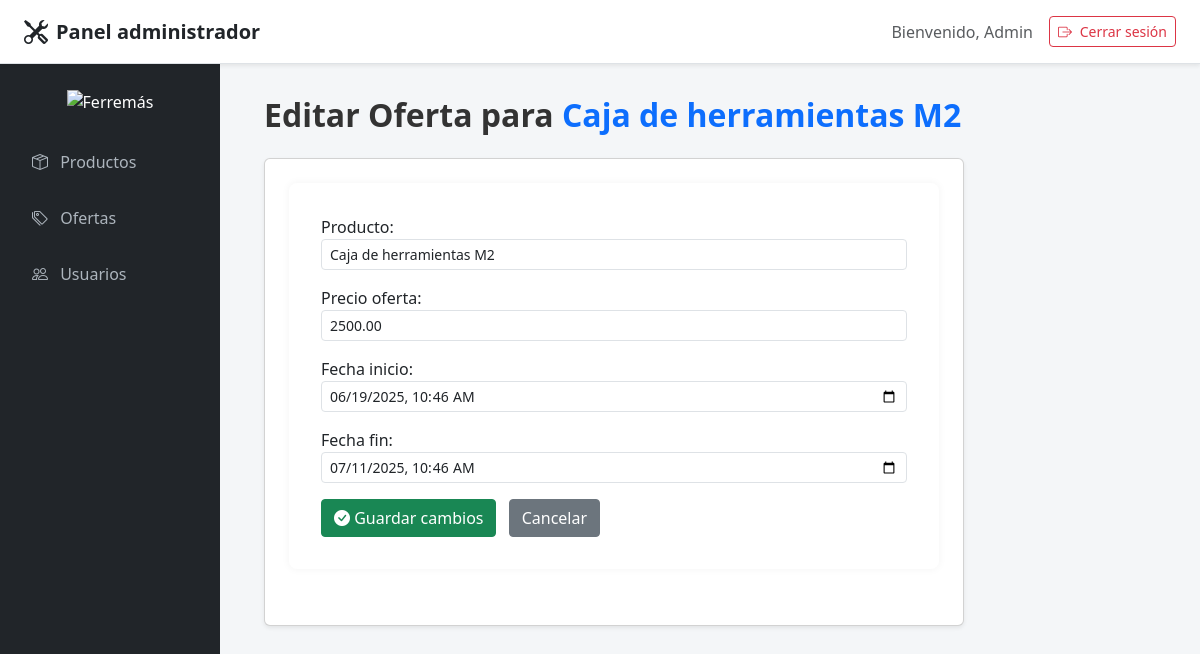
Screenshot of /adminpanel/ofertas/editar/10/ (signed in) with the database file from the repository.
### tienda/models.py (models this page shows, shortened)
class Oferta(models.Model):
    producto = models.ForeignKey(Producto, on_delete=models.CASCADE, related_name='ofertas')
    precio_oferta = models.DecimalField(max_digits=10, decimal_places=2)
    fecha_inicio = models.DateTimeField()
    fecha_fin = models.DateTimeField()

class Producto(models.Model):
    CATEGORIAS = [
        ('herramientas', 'Herramientas'),
        ('herramientas_electricas', 'Herramientas Eléctricas'),
        ('herramientas_manuales', 'Herramientas Manuales'),
        ('materiales', 'Materiales'),
        ('accesorios', 'Accesorios'),
        ('pinturas', 'Pinturas'),
        ('electricidad', 'Electricidad'),
        ('inalambricas', 'Inalámbricas'),
        ('medicion', 'Medición'),
    ]
    nombre = models.CharField(max_length=255)
    descripcion = models.TextField()
    categoria = models.CharField(max_length=100, choices=CATEGORIAS)
    stock = models.IntegerField()
    imagen = models.ImageField(upload_to='static/productos/')
    activo = models.BooleanField(default=True)
    def __str__(self):
        return self.nombre

### adminpanel/views.py (the view)
# urls.py: path('ofertas/editar/<int:oferta_id>/', views.editar_oferta, name='editar_oferta'),
@login_required
@user_passes_test(lambda u: u.is_staff)
def editar_oferta(request, oferta_id):
    oferta = get_object_or_404(Oferta, id=oferta_id)
    if request.method == 'POST':
        form = OfertaForm(request.POST, instance=oferta)
        if form.is_valid():
            form.save()
            messages.success(request, "Oferta editada correctamente.")
            return redirect('panel_ofertas')
    else:
        form = OfertaForm(instance=oferta)
    return render(request, 'adminpanel/editar_oferta.html', {'form': form, 'oferta': oferta})

### tienda/forms.py (shortened to what this page needs)
class OfertaForm(forms.ModelForm):
    class Meta:
        model = Oferta
        fields = ['producto', 'precio_oferta', 'fecha_inicio', 'fecha_fin']
        widgets = {
            'producto': forms.Select(attrs={'class': 'form-control form-control-sm'}),
            'precio_oferta': forms.NumberInput(attrs={'class': 'form-control form-control-sm'}),
            'fecha_inicio': forms.DateTimeInput(attrs={'type': 'datetime-local', 'class': 'form-control form-control-sm'}),
            'fecha_fin': forms.DateTimeInput(attrs={'type': 'datetime-local', 'class': 'form-control form-control-sm'}),
        }

### tienda/context_processors.py (called while the page is built, shortened)
def carrito_context(request):
    carrito = request.session.get('carrito', {})
    items = []
    total = 0
    return {
        'carrito_items': items,
        'carrito_total': total
    }

### adminpanel/templates/adminpanel/editar_oferta.html (shortened to what this page needs)
{% extends 'base_admin.html' %}
{% block content %}
<div class="container-fluid">
  <h2 class="mb-4 fw-bold">Editar Oferta para <span class="text-primary">{{ oferta.producto.nombre }}</span></h2>
  <div class="card shadow-sm p-4 bg-white rounded" style="max-width: 700px;">
    <form method="POST">
      <div class="mb-3">
        {{ form.producto.label_tag }}
        {{ form.producto }}
      </div>
      <div class="mb-3">
        {{ form.precio_oferta.label_tag }}
        {{ form.precio_oferta }}
      </div>
      <div class="mb-3">
        {{ form.fecha_inicio.label_tag }}
        {{ form.fecha_inicio }}
      </div>
      <div class="mb-3">
        {{ form.fecha_fin.label_tag }}
        {{ form.fecha_fin }}
      </div>
      <button type="submit" class="btn btn-success me-2">
        <i class="bi bi-check-circle-fill"></i> Guardar cambios
      </button>
      <a href="{% url 'panel_ofertas' %}" class="btn btn-secondary">Cancelar</a>
    </form>
  </div>
</div>
{% endblock %}

### static/css/style_admin.css (style rules this page uses)
body { margin: 0; font-family: 'Segoe UI', sans-serif; background-color: #f4f6f8; color: #333; }
form { background-color: #fff; padding: 2rem; border-radius: 8px; box-shadow: 0 0 8px rgba(0,0,0,0.05); margin-bottom: 2rem; }
form .form-control { margin-bottom: 1rem; }
.btn { border-radius: 4px; }

### rows the page displays
Oferta: producto.nombre "Caja de herramientas M2", producto "Caja de herramientas M2", precio_oferta "2500.00", fecha_inicio "06/19/2025 10:46", fecha_fin "07/11/2025 10:46"
